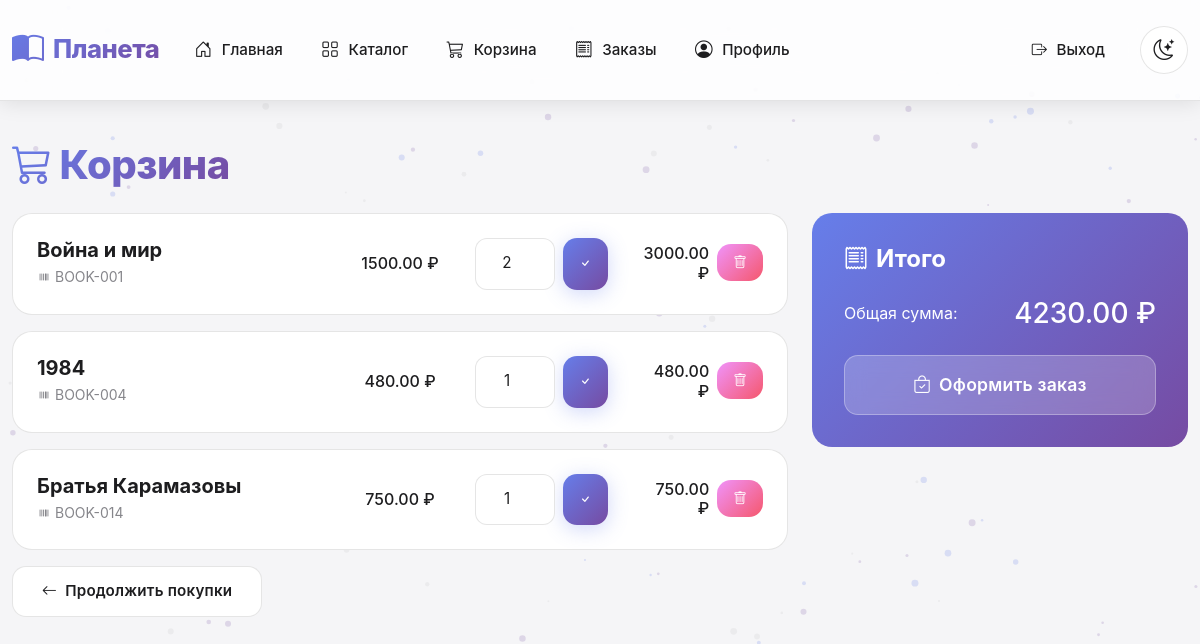
Page /cart (signed in) on the committed database.
### models.py (models this page shows, shortened)
class CartItem(db.Model):
    __tablename__ = 'cart_items'
    id = db.Column(db.Integer, primary_key=True)
    cart_id = db.Column(db.Integer, db.ForeignKey('carts.id'), nullable=False)
    product_id = db.Column(db.Integer, db.ForeignKey('products.id'), nullable=False)
    quantity = db.Column(db.Integer, default=1, nullable=False)
    price_at_add = db.Column(db.Numeric(10, 2), nullable=False)
    def get_subtotal(self):
        return self.quantity * self.price_at_add

class Product(db.Model):
    __tablename__ = 'products'
    id = db.Column(db.Integer, primary_key=True)
    article = db.Column(db.String(50), unique=True, nullable=False, index=True)
    name = db.Column(db.String(200), nullable=False)
    description = db.Column(db.Text, nullable=True)
    price = db.Column(db.Numeric(10, 2), nullable=False)
    stock_quantity = db.Column(db.Integer, default=0, nullable=False)
    image_url = db.Column(db.String(500), nullable=True)
    category_id = db.Column(db.Integer, db.ForeignKey('categories.id'), nullable=False)
    created_at = db.Column(db.DateTime, default=datetime.utcnow, nullable=False)
    updated_at = db.Column(db.DateTime, default=datetime.utcnow, onupdate=datetime.utcnow, nullable=False)
    cart_items = db.relationship('CartItem', backref='product', lazy=True, cascade='all, delete-orphan')
    order_items = db.relationship('OrderItem', backref='product', lazy=True)

### app.py (the view)
@app.route('/cart')
@login_required
def cart():
    cart = Cart.query.filter_by(user_id=current_user.id).first()
    if not cart:
        cart = Cart(user_id=current_user.id)
        db.session.add(cart)
        db.session.commit()
    return render_template('cart.html', cart=cart)

### app.py (called while the page is built)
@login_manager.user_loader
def load_user(user_id):
    return User.query.get(int(user_id))

### models.py (called while the page is built)
    def is_admin(self):
        return self.role == 'admin'

    def get_total(self):
        return sum(item.quantity * item.price_at_add for item in self.items)

### templates/cart.html (shortened to what this page needs)
{% extends "base.html" %}
{% block content %}
<div class="d-flex justify-content-between align-items-center mb-4">
    <h1 class="gradient-text mb-0">
        <i class="bi bi-cart3 me-2"></i>Корзина
    </h1>
</div>
{% if cart.items %}
<div class="row g-4">
    <div class="col-lg-8">
        {% for item in cart.items %}
        <div class="cart-item-card">
            <div class="row align-items-center">
                <div class="col-md-5">
                    <h5 class="mb-1">{{ item.product.name }}</h5>
                    <p class="text-muted small mb-0">
                        <i class="bi bi-upc me-1"></i>{{ item.product.article }}
                    </p>
                </div>
                <div class="col-md-2 text-center">
                    <span class="h6 mb-0">{{ item.price_at_add }} ₽</span>
                </div>
                <div class="col-md-3">
                    <form method="POST" action="{{ url_for('update_cart_item', item_id=item.id) }}" class="d-flex gap-2">
                        <input type="number" class="form-control quantity-input" name="quantity" value="{{ item.quantity }}" min="1" max="{{ item.product.stock_quantity }}" required>
                        <button type="submit" class="btn btn-sm btn-primary">
                            <i class="bi bi-check"></i>
                        </button>
                    </form>
                </div>
                <div class="col-md-2 text-end">
                    <div class="d-flex justify-content-end gap-2">
                        <span class="h6 mb-0">{{ item.get_subtotal() }} ₽</span>
                        <form method="POST" action="{{ url_for('remove_from_cart', item_id=item.id) }}" class="d-inline">
                            <button type="submit" class="btn btn-sm btn-danger">
                                <i class="bi bi-trash"></i>
                            </button>
                        </form>
                    </div>
                </div>
            </div>
        </div>
        {% endfor %}
        <div class="mt-3">
            <a href="{{ url_for('catalog') }}" class="btn btn-secondary">
                <i class="bi bi-arrow-left me-2"></i>Продолжить покупки
            </a>
        </div>
    </div>
    <div class="col-lg-4">
        <div class="summary-card">
            <h4 class="mb-4">
                <i class="bi bi-receipt me-2"></i>Итого
            </h4>
            <div class="d-flex justify-content-between align-items-center mb-4">
                <span>Общая сумма:</span>
                <span class="h3 mb-0">{{ cart.get_total() }} ₽</span>
            </div>
            <form method="POST" action="{{ url_for('checkout') }}">
                <button type="submit" class="btn btn-light w-100 btn-lg">
                    <i class="bi bi-bag-check me-2"></i>Оформить заказ
                </button>
            </form>
        </div>
    </div>
</div>
{% endif %}
{% endblock %}

### templates/base.html (style rules this page uses)
:root { --primary-gradient: linear-gradient(135deg, #667eea 0%, #764ba2 100%); --secondary-gradient: linear-gradient(135deg, #f093fb 0%, #f5576c 100%); --success-gradient: linear-gradient(135deg, #4facfe 0%, #00f2fe 100%); --card-shadow: 0 10px 40px rgba(0, 0, 0, 0.08); --card-shadow-hover: 0 20px 60px rgba(0, 0, 0, 0.15); --border-radius: 20px; --transition: all 0.3s cubic-bezier(0.4, 0, 0.2, 1); }
[data-theme="light"] { --bg-primary: #f5f5f7; --bg-secondary: #ffffff; --bg-card: #ffffff; --bg-glass: rgba(255, 255, 255, 0.7); --text-primary: #1d1d1f; --text-secondary: #86868b; --border-color: rgba(0, 0, 0, 0.1); --nav-bg: rgba(255, 255, 255, 0.8); --nav-blur: blur(30px) saturate(180%); --shadow-color: rgba(0, 0, 0, 0.1); --table-bg: #ffffff; --table-hover: #f8f9fa; }
* { margin: 0; padding: 0; box-sizing: border-box; }
body { font-family: 'Inter', -apple-system, BlinkMacSystemFont, 'Segoe UI', Roboto, 'Helvetica Neue', Arial, sans-serif; background: var(--bg-primary); color: var(--text-primary); transition: background 0.3s ease, color 0.3s ease; min-height: 100vh; line-height: 1.6; -webkit-font-smoothing: antialiased; -moz-osx-font-smoothing: grayscale; position: relative; overflow-x: hidden; }
.btn { border-radius: 14px; font-weight: 600; padding: 0.8rem 1.8rem; transition: var(--transition); border: none; font-size: 0.95rem; letter-spacing: 0.2px; }
.btn-primary { background: var(--primary-gradient); color: white !important; box-shadow: 0 4px 20px rgba(102, 126, 234, 0.3); }
.btn-secondary { background: var(--bg-secondary); backdrop-filter: blur(10px); -webkit-backdrop-filter: blur(10px); color: var(--text-primary) !important; border: 1px solid var(--border-color); }
.btn-danger { background: var(--secondary-gradient); color: white !important; }
.btn-light { background: rgba(255, 255, 255, 0.95); color: #1a1a1a !important; backdrop-filter: blur(10px); -webkit-backdrop-filter: blur(10px); }
.form-control, .form-select { background: var(--bg-secondary); backdrop-filter: blur(10px); -webkit-backdrop-filter: blur(10px); border: 1px solid var(--border-color); border-radius: 14px; color: var(--text-primary) !important; padding: 0.85rem 1.2rem; transition: var(--transition); font-size: 0.95rem; }
.form-control::placeholder { color: var(--text-secondary); }
.gradient-text { background: var(--primary-gradient); -webkit-background-clip: text; -webkit-text-fill-color: transparent; background-clip: text; font-weight: 800; letter-spacing: -0.5px; }
h1, h2, h3, h4, h5, h6 { color: var(--text-primary) !important; font-weight: 700; }
p, span, div, a { color: var(--text-primary); }
.text-muted { color: var(--text-secondary) !important; }
.btn-sm { padding: 0.5rem 1rem; font-size: 0.85rem; }
.btn-lg { padding: 1rem 2rem; font-size: 1.1rem; }

### templates/cart.html (style rules this page uses)
.cart-item-card { background: var(--bg-card); border: 1px solid var(--border-color); border-radius: var(--border-radius); padding: 1.5rem; margin-bottom: 1rem; transition: var(--transition); }
.quantity-input { width: 80px; text-align: center; border-radius: 12px; }
.summary-card { background: var(--primary-gradient) !important; color: white !important; border-radius: var(--border-radius); padding: 2rem; position: sticky; top: 100px; }
.summary-card, .summary-card *:not(.btn-light), .summary-card h1, .summary-card h2, .summary-card h3, .summary-card h4, .summary-card h5, .summary-card h6, .summary-card span, .summary-card div:not(.btn-light), .summary-card p, .summary-card i, .summary-card .bi, .summary-card .d-flex span { color: white !important; }
.summary-card .h3, .summary-card .h4, .summary-card .mb-4, .summary-card .mb-0, .summary-card .d-flex span, .summary-card .d-flex .h3 { color: white !important; }
[data-theme="light"] .summary-card h4, [data-theme="light"] .summary-card h3, [data-theme="light"] .summary-card .h3, [data-theme="light"] .summary-card .h4, [data-theme="light"] .summary-card span, [data-theme="light"] .summary-card div:not(.btn-light), [data-theme="light"] .summary-card i, [data-theme="light"] .summary-card .d-flex span { color: white !important; }
.summary-card .btn-light { background: rgba(255, 255, 255, 0.2) !important; color: #ffffff !important; border: 1px solid rgba(255, 255, 255, 0.3) !important; }

### rows in the picture
CartItem: product.name "Война и мир", product.article "BOOK-001", price_at_add "1500.00", quantity "2", get_subtotal "3000.00", get_total "4230.00"
CartItem: product.name "1984", product.article "BOOK-004", price_at_add "480.00", quantity "1", get_subtotal "480.00"
CartItem: product.name "Братья Карамазовы", product.article "BOOK-014", price_at_add "750.00", quantity "1", get_subtotal "750.00"
